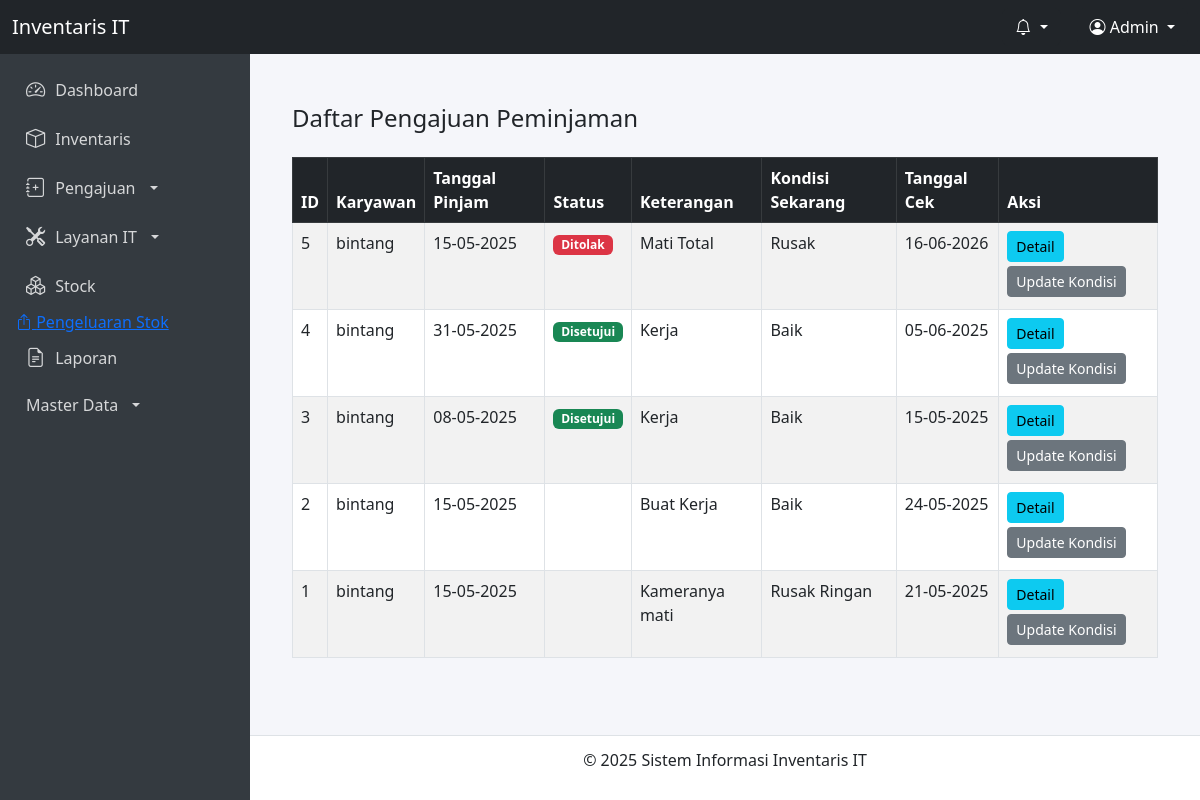
Page /pengajuan/peminjaman_list.php (signed in) on the committed database.
### tables this page shows
CREATE TABLE `peminjaman` (
  `id` int(11) NOT NULL,
  `id_user` int(11) NOT NULL,
  `tanggal_pinjam` date NOT NULL,
  `tanggal_kembali` date DEFAULT NULL,
  `status` enum('Pending','Disetujui','Ditolak') DEFAULT 'Pending',
  `dibaca_admin` tinyint(1) DEFAULT 0,
  `keterangan` text DEFAULT NULL,
  `kondisi_sekarang` text DEFAULT NULL,
  `tanggal_cek` date DEFAULT NULL,
  `created_at` timestamp NOT NULL DEFAULT current_timestamp(),
  `perusahaan` varchar(100) DEFAULT NULL,
  `jabatan` varchar(100) DEFAULT NULL,
  `jenis_barang` varchar(100) DEFAULT NULL,
  `spesifikasi` text DEFAULT NULL,
  `jumlah` int(11) DEFAULT NULL,
  `kondisi_pinjam` varchar(50) DEFAULT NULL,
  `file_formulir` varchar(255) DEFAULT NULL,
  `kode_barang` varchar(50) DEFAULT NULL
);

CREATE TABLE `users` (
  `id` int(11) NOT NULL,
  `username` varchar(50) NOT NULL,
  `password` varchar(255) NOT NULL,
  `role` enum('Admin','Manajer','Karyawan') NOT NULL,
  `timestamp` timestamp NOT NULL DEFAULT current_timestamp() ON UPDATE current_timestamp()
);

### pengajuan/peminjaman_list.php (the view, shortened to what this page needs)
<?php
include('../layouts/header.php');
include('../layouts/sidebar.php');
$id_user = $_SESSION['id'];
$role = $_SESSION['role'];
if ($role === 'Karyawan') {
    $sql = "SELECT p.*, u.username
            FROM peminjaman p
            JOIN users u ON p.id_user = u.id
            WHERE p.id_user = '$id_user'
            ORDER BY p.created_at DESC";
} elseif ($role === 'Manajer' || $role === 'Admin') {
    $sql = "SELECT p.*, u.username
            FROM peminjaman p
            JOIN users u ON p.id_user = u.id
            ORDER BY p.created_at DESC";
} else {
    die("Akses ditolak.");
}
$result = mysqli_query($conn, $sql);
?>
<div class="content">
    <div class="container mt-4">
        <div class="d-flex justify-content-between align-items-center mb-3">
            <h4>Daftar Pengajuan Peminjaman</h4>
        </div>
        <table class="table table-bordered table-striped mt-2">
            <thead class="table-dark">
                <tr>
                    <th>ID</th>
                    <th>Karyawan</th>
                    <th>Tanggal Pinjam</th>
                    <th>Status</th>
                    <th>Keterangan</th>
                    <th>Kondisi Sekarang</th>
                    <th>Tanggal Cek</th>
                    <th>Aksi</th>
                </tr>
            </thead>
            <tbody>
                <?php while ($row = mysqli_fetch_assoc($result)): ?>
                    <tr>
                        <td><?= htmlspecialchars($row['id']) ?></td>
                        <td><?= htmlspecialchars($row['username']) ?></td>
                        <td><?= date('d-m-Y', strtotime($row['tanggal_pinjam'])) ?></td>
                        <td>
                            <?php
                                $status = strtolower($row['status']);
                                switch ($status) {
                                    case 'disetujui':
                                        echo '<span class="badge bg-success">Disetujui</span>';
                                        break;
                                    case 'ditolak':
                                        echo '<span class="badge bg-danger">Ditolak</span>';
                                        break;
                                    default:
                                        echo '<span class="badge bg-secondary">' . htmlspecialchars($row['status']) . '</span>';
                                }
                            ?>
                        </td>
                        <td><?= nl2br(htmlspecialchars($row['keterangan'])) ?></td>
                        <td><?= htmlspecialchars($row['kondisi_sekarang']) ?: '-' ?></td>
                        <td><?= !empty($row['tanggal_cek']) ? date('d-m-Y', strtotime($row['tanggal_cek'])) : '-' ?></td>
                        <td>
                            <a href="peminjaman_detail.php?id=<?= urlencode($row['id']) ?>" class="btn btn-info btn-sm mb-1">Detail</a>
                            <a href="peminjaman_update_kondisi.php?id=<?= urlencode($row['id']) ?>" class="btn btn-secondary btn-sm mb-1">Update Kondisi</a>
                        </td>
                    </tr>
                <?php endwhile; ?>
            </tbody>
        </table>
    </div>
</div>
<?php include('../layouts/footer.php'); ?>

### layouts/header.php (style rules this page uses)
body { margin: 0; font-family: 'Segoe UI', Tahoma, Geneva, Verdana, sans-serif; background-color: #f5f6fa; }
.content { margin-left: 250px; padding: 80px 30px 60px 30px; min-height: calc(100vh - 56px - 50px); }

### rows in the picture
peminjaman: id "5", id_user.username "bintang", tanggal_pinjam "15-05-2025", status "Ditolak", keterangan "Mati Total", kondisi_sekarang "Rusak", tanggal_cek "16-06-2026"
peminjaman: id "4", id_user.username "bintang", tanggal_pinjam "31-05-2025", status "Disetujui", keterangan "Kerja", kondisi_sekarang "Baik", tanggal_cek "05-06-2025"
peminjaman: id "3", id_user.username "bintang", tanggal_pinjam "08-05-2025", status "Disetujui", keterangan "Kerja", kondisi_sekarang "Baik", tanggal_cek "15-05-2025"
peminjaman: id "2", id_user.username "bintang", tanggal_pinjam "15-05-2025", keterangan "Buat Kerja", kondisi_sekarang "Baik", tanggal_cek "24-05-2025"
peminjaman: id "1", id_user.username "bintang", tanggal_pinjam "15-05-2025", keterangan "Kameranya mati", kondisi_sekarang "Rusak Ringan", tanggal_cek "21-05-2025"
